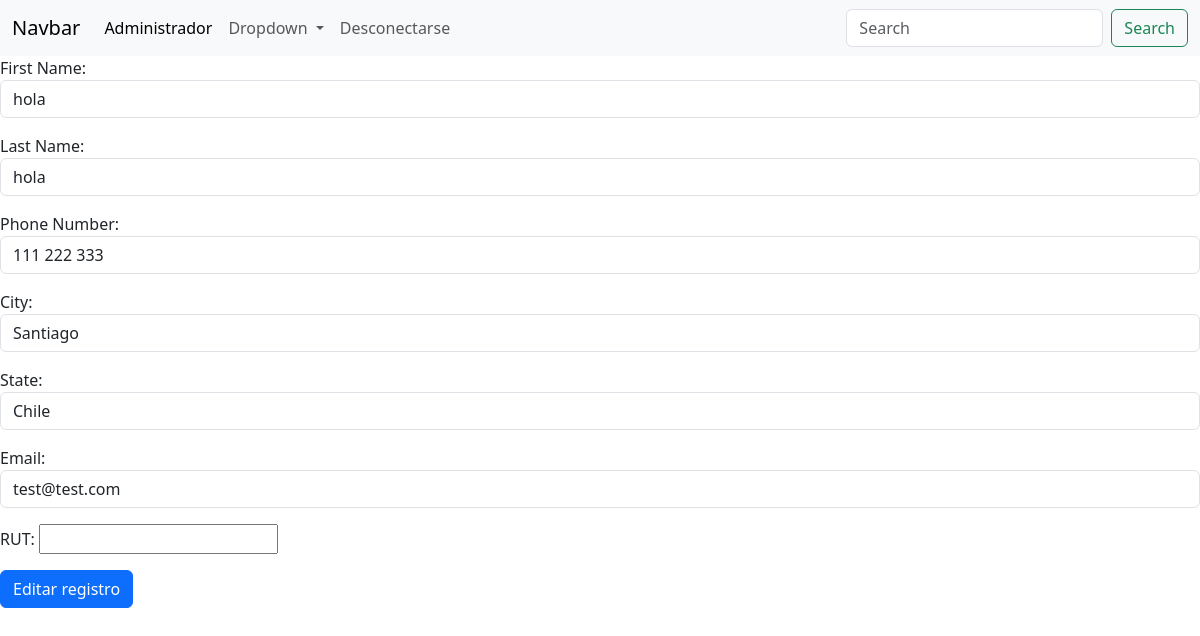
The page /edit_record/1/ (signed in) on the database its author committed.
### CRMclientesPy/models.py (models this page shows, shortened)
class Record(models.Model):
    created_at = models.DateTimeField(auto_now_add=True)
    updated_at = models.DateTimeField(auto_now=True)
    first_name = models.CharField(max_length=100)
    last_name = models.CharField(max_length=100)
    phone_number = models.CharField(max_length=100)
    city = models.CharField(max_length=100)
    state = models.CharField(max_length=100)
    email = models.CharField(max_length=100)

### CRMclientesPy/views.py (the view)
# urls.py: path('edit_record/<int:pk>/', views.edit_record, name='edit'),
def edit_record(request, pk):
    if request.user.is_authenticated:
        record = Record.objects.get(id=pk)
        form = AddRecordForm(request.POST or None, instance=record)
        if request.method == 'POST':
            if form.is_valid():
                form.save()
                messages.success(request, 'Registro actualizado exitosamente')
                return redirect('home')
        return render(request, 'update_record.html', {'form': form})
    else:
        messages.error(request, 'Debes iniciar sesión para editar registros')
        return redirect('home')

### templates/update_record.html (shortened to what this page needs)
<!DOCTYPE html>
<html lang="en">
<head>
</head>
<body>
    {% extends 'homepage.html' %}
    {% block content %}
        {% if user.is_authenticated %}
        <form method="POST">
            {{ form.as_p }}
        <button class="btn btn-primary" type="submit">Editar registro</button>
        </form>
        {% else %}
        <strong>Debes iniciar sesión para ver esta página</strong>
        {% endif %}
    {% endblock content %}

### rows shown on the page
Record: first_name "hola", last_name "hola", phone_number "111 222 333", city "Santiago", state "Chile", email "test@test.com"
